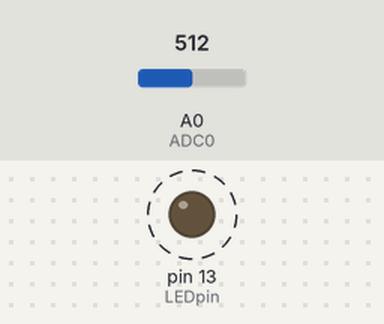
A sketch run on a simulated Arduino Uno, built with avr-gcc and run on an emulated ATmega328P. On the bench: output pins drawn as LEDs (lit = HIGH). Dashed ring = blinking. The inputs (shaded band) are chosen by the test bench; at power-on: A0 (ADC0) = 512.

Above: at 1.8 s.
1.9 s: A0 (ADC0) set to 0
At 2.4 s:
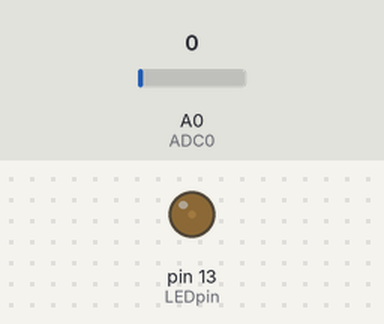
3.6 s: A0 (ADC0) set to 122
At 3.9 s:
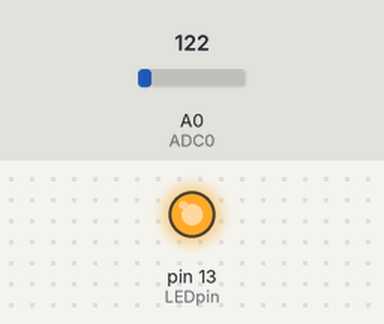
Timing chart, 0 to 13.1 s (numbered marks = the images above; inputs shaded):
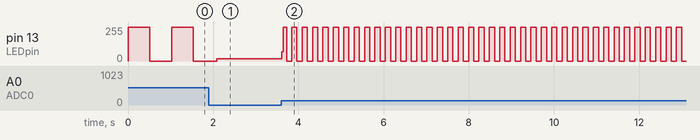

The sketch:

adc_blinker.ino
```cpp
// LED-Frequency through ADC

int ADC0 = 0;
int value;
int LEDpin = 13;

void setup() {
  // put your setup code here, to run once:
  pinMode(LEDpin, OUTPUT);
}

void loop() {
  // put your main code here, to run repeatedly:
  value = analogRead(ADC0);
  digitalWrite(LEDpin, HIGH);
  delay(value);
  digitalWrite(LEDpin, LOW);
  delay(value);
}
```

Measured:
- after the input at 3.6 s, pin 13 (LEDpin): 16/255 → 69/255 at once, then moves between 0/255 and 255/255, repeating every 0.24 s
- by itself, pin 13 (LEDpin): alternates 255/255 for 0.51 s and 0/255 for 0.51 s
